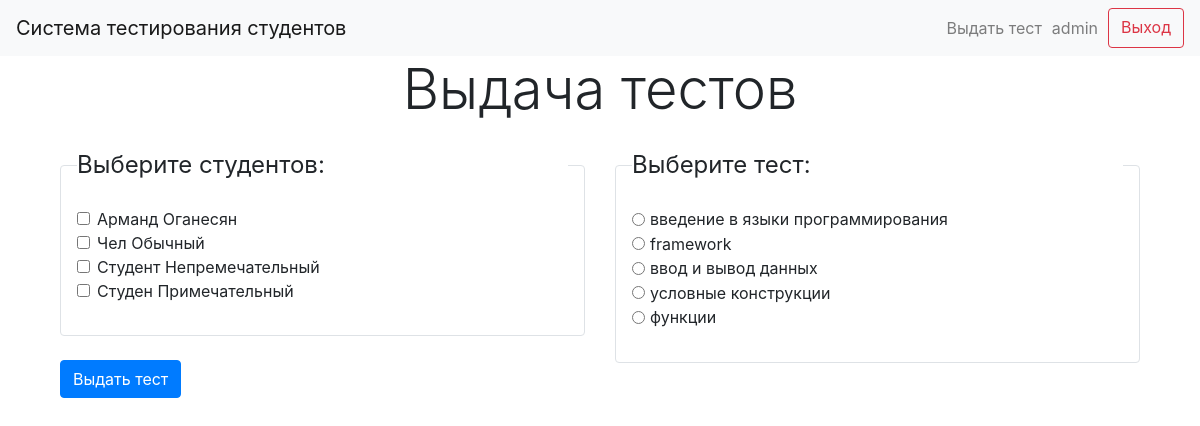
Page /give_test (signed in) on the earlier database version.
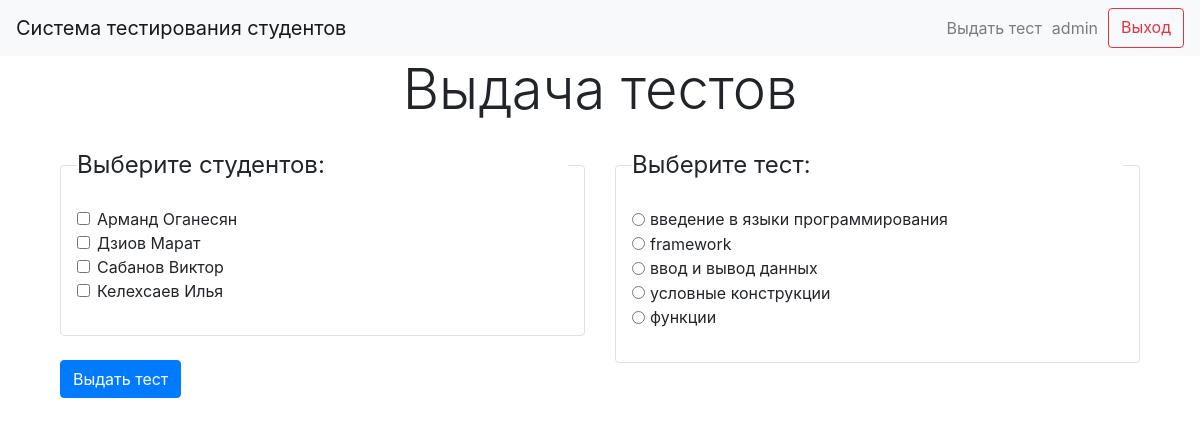
Same page on the later database version.
### data/users.py (models this page shows)
class User(SqlAlchemyBase, UserMixin):
    __tablename__ = 'users'
    id = sqlalchemy.Column(sqlalchemy.Integer,
                           primary_key=True, autoincrement=True)
    name = sqlalchemy.Column(sqlalchemy.String, nullable=True)
    group = sqlalchemy.Column(sqlalchemy.String, nullable=True, default='default')
    date_of_birth = sqlalchemy.Column(sqlalchemy.Date, nullable=True)
    user_level = sqlalchemy.Column(sqlalchemy.String, default='student')

### data/topics.py (models this page shows)
class Topic(SqlAlchemyBase, UserMixin):
    __tablename__ = 'topics'
    id = sqlalchemy.Column(sqlalchemy.Integer,
                           primary_key=True, autoincrement=True)
    name = sqlalchemy.Column(sqlalchemy.String, nullable=True)

### main.py (the view, shortened to what this page needs)
@app.route('/give_test', methods=['GET', 'POST'])
@login_required
def give_test():
    if current_user.user_level == 'admin':
        db_sess = db_session.create_session()
        students = db_sess.query(User).filter(User.user_level != 'admin')
        topics = db_sess.query(Topic)
    else:
        abort(404)
    return render_template('give_test.html', students=students, topics=topics)

### data/db_session.py (called while the page is built)
def create_session() -> Session:
    global __factory
    return __factory()

### main.py (called while the page is built)
@login_manager.user_loader
def load_user(user_id):
    db_sess = db_session.create_session()
    return db_sess.query(User).get(user_id)

### templates/give_test.html (shortened to what this page needs)
{% extends "base.html" %}
{% block content %}
<div class="container">
    <h1 class="text-center display-4 mb-4">Выдача тестов</h1>
    <form action="/give_test" method="post">
        <div class="row justify-content-center">
            <div class="col-md-6">
                <fieldset class="border p-3 rounded">
                    <legend class="form-legend">Выберите студентов:</legend>
                    <div class="form-group">
                        {% for student in students %}
                        <div class="form-check">
                            <input type="checkbox" class="form-check-input" id="student-{{ student.id }}"
                                   name="students" value="{{ student.id }}">
                            <label class="form-check-label" for="student-{{ student.id }}">{{ student.name }}</label>
                        </div>
                        {% endfor %}
                    </div>
                </fieldset>
                <br>
                <button type="submit" class="btn btn-primary float-end" onclick="return validateSelection()">Выдать
                    тест
                </button>
            </div>
            <div class="col-md-6">
                <fieldset class="border p-3 rounded">
                    <legend class="form-legend">Выберите тест:</legend>
                    <div class="form-group">
                        <ul class="list-unstyled">
                            {% for topic in topics %}
                            <li>
                                <div class="form-check form-check-inline">
                                    <input type="radio" class="form-check-input" id="topic-{{ topic.id }}" name="topics"
                                           value="{{ topic.id }}">
                                    <label class="form-check-label" for="topic-{{ topic.id }}">{{ topic.name }}</label>
                                </div>
                            </li>
                            {% endfor %}
                        </ul>
                    </div>
                </fieldset>
                <br>
            </div>
        </div>
</div>
{% endblock %}

### templates/base.html (shortened to what this page needs)
<!doctype html>
<html lang="en">
<head>
    <link rel="stylesheet"
          href="https://stackpath.bootstrapcdn.com/bootstrap/4.4.1/css/bootstrap.min.css"
>
</head>
<body>
<header>
    <nav class="navbar navbar-light bg-light">
        <a class="navbar-brand" href="/">Система тестирования студентов</a>
        {% if current_user.is_authenticated %}
        <div class="d-flex flex-row-reverse">
            <a class="btn btn-outline-danger spaced-element" style="margin-left: 10px; text-align: center;"
               href="/logout">Выход</a>
            <a class="navbar-text" style="margin-left: 10px; text-align: center;">{{ current_user.name }}</a>
            {% if current_user.user_level == 'admin' %}
            <a class="navbar-text" style="margin-left: 10px; text-align: center;" href="/give_test">Выдать тест</a>
            {% endif %}
        </div>
        {% endif %}
    </nav>
</header>
<main role="main" class="container">
    {% block content %}
    {% endblock %}
</main>
</body>
</html>

Differences in the rows shown:
changed User: name "Чел Обычный" → "Дзиов Марат"
changed User: name "Студент Непремечательный" → "Сабанов Виктор"
changed User: name "Студен Примечательный" → "Келехсаев Илья"
